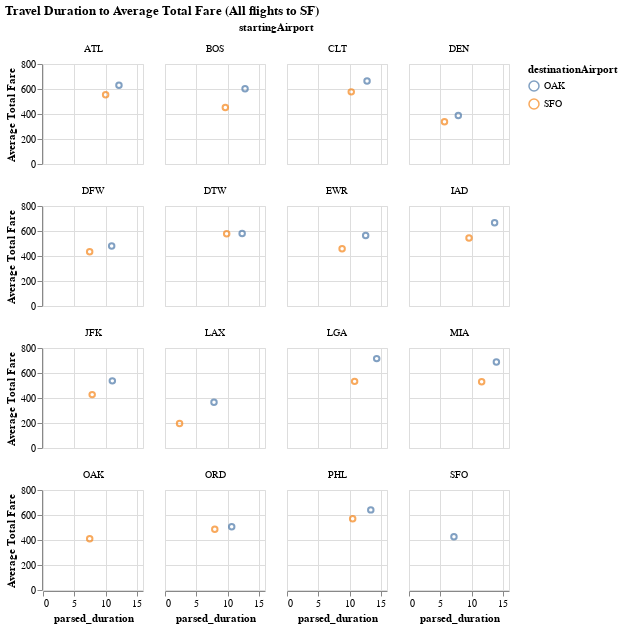

Notebook cell for this chart:
### Code cell
# Plot to see the relationship between travel duration and total fair flying to
# different airports around San Francisco
alt.Chart(aggregated_sf_df).mark_point().encode(
    y=alt.Y('totalFare', title='Average Total Fare'),
    x='parsed_duration',
    color='destinationAirport',
    facet=alt.Facet('startingAirport:N', columns=4)
).properties(
    width=100,
    height=100,
    title='Travel Duration to Average Total Fare (All flights to SF)'
)

### Figure 1 — Vega-Lite specification as saved in the notebook (floating-point values rounded to 4 significant figures)
{"config": {"view": {"continuousWidth": 400, "continuousHeight": 300}}, "data": {"name": "data-83ee18e8fb0e088ca2fd5da522bc9cc8"}, "mark": "point", "encoding": {"color": {"field": "destinationAirport", "type": "nominal"}, "facet": {"columns": 4, "field": "startingAirport", "type": "nominal"}, "x": {"field": "parsed_duration", "type": "quantitative"}, "y": {"field": "totalFare", "title": "Average Total Fare", "type": "quantitative"}}, "height": 100, "title": "Travel Duration to Average Total Fare (All flights to SF)", "width": 100, "$schema": "https://vega.github.io/schema/vega-lite/v4.17.0.json", "datasets": {"data-83ee18e8fb0e088ca2fd5da522bc9cc8": [{"startingAirport": "ATL", "destinationAirport": "OAK", "totalFare": 630.8, "parsed_duration": 12.15}, {"startingAirport": "ATL", "destinationAirport": "SFO", "totalFare": 554.5, "parsed_duration": 10.02}, {"startingAirport": "BOS", "destinationAirport": "OAK", "totalFare": 601.6, "parsed_duration": 12.81}, {"startingAirport": "BOS", "destinationAirport": "SFO", "totalFare": 451.8, "parsed_duration": 9.655}, {"startingAirport": "CLT", "destinationAirport": "OAK", "totalFare": 664.9, "parsed_duration": 12.81}, {"startingAirport": "CLT", "destinationAirport": "SFO", "totalFare": 577.0, "parsed_duration": 10.28}, {"startingAirport": "DEN", "destinationAirport": "OAK", "totalFare": 387.7, "parsed_duration": 7.89}, {"startingAirport": "DEN", "destinationAirport": "SFO", "totalFare": 337.8, "parsed_duration": 5.679}, {"startingAirport": "DFW", "destinationAirport": "OAK", "totalFare": 480.5, "parsed_duration": 10.99}, {"startingAirport": "DFW", "destinationAirport": "SFO", "totalFare": 434.0, "parsed_duration": 7.468}, {"startingAirport": "DTW", "destinationAirport": "OAK", "totalFare": 579.2, "parsed_duration": 12.34}, {"startingAirport": "DTW", "destinationAirport": "SFO", "totalFare": 578.5, "parsed_duration": 9.869}, {"startingAirport": "EWR", "destinationAirport": "OAK", "totalFare": 564.9, "parsed_duration": 12.59}, {"startingAirport": "EWR", "destinationAirport": "SFO", "totalFare": 458.8, "parsed_duration": 8.817}, {"startingAirport": "IAD", "destinationAirport": "OAK", "totalFare": 665.3, "parsed_duration": 13.7}, {"startingAirport": "IAD", "destinationAirport": "SFO", "totalFare": 543.9, "parsed_duration": 9.603}, {"startingAirport": "JFK", "destinationAirport": "OAK", "totalFare": 537.0, "parsed_duration": 11.09}, {"startingAirport": "JFK", "destinationAirport": "SFO", "totalFare": 427.0, "parsed_duration": 7.869}, {"startingAirport": "LAX", "destinationAirport": "OAK", "totalFare": 365.9, "parsed_duration": 7.838}, {"startingAirport": "LAX", "destinationAirport": "SFO", "totalFare": 195.6, "parsed_duration": 2.331}, {"startingAirport": "LGA", "destinationAirport": "OAK", "totalFare": 715.0, "parsed_duration": 14.35}, {"startingAirport": "LGA", "destinationAirport": "SFO", "totalFare": 533.1, "parsed_duration": 10.82}, {"startingAirport": "MIA", "destinationAirport": "OAK", "totalFare": 687.2, "parsed_duration": 13.98}, {"startingAirport": "MIA", "destinationAirport": "SFO", "totalFare": 530.1, "parsed_duration": 11.63}, {"startingAirport": "OAK", "destinationAirport": "SFO", "totalFare": 410.5, "parsed_duration": 7.472}, {"startingAirport": "ORD", "destinationAirport": "OAK", "totalFare": 505.4, "parsed_duration": 10.67}, {"startingAirport": "ORD", "destinationAirport": "SFO", "totalFare": 486.8, "parsed_duration": 7.966}, {"startingAirport": "PHL", "destinationAirport": "OAK", "totalFare": 641.0, "parsed_duration": 13.41}, {"startingAirport": "PHL", "destinationAirport": "SFO", "totalFare": 569.8, "parsed_duration": 10.51}, {"startingAirport": "SFO", "destinationAirport": "OAK", "totalFare": 426.5, "parsed_duration": 7.191}]}}
